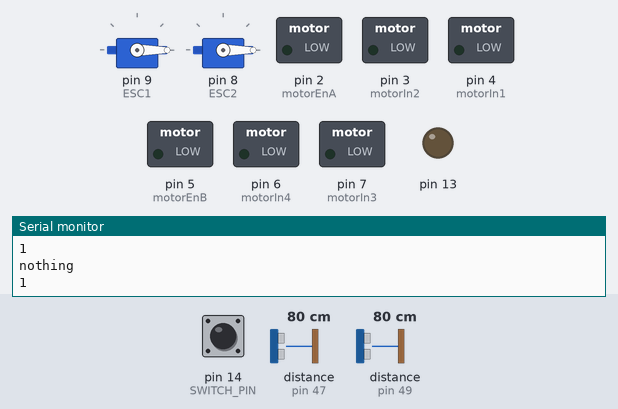
The sketch below on a simulated Arduino Mega 2560, built with avr-gcc and run on an emulated ATmega2560. Shown: 2 × servo, switched loads named in the sketch (green lamp = pin HIGH), output pins drawn as LEDs (lit = HIGH), the last lines printed to the serial monitor. Inputs (shaded band) come from the test bench; at power-on: pin 14 (SWITCH_PIN) HIGH, distance to the obstacle (sensors on pin 47, pin 49) 80 cm. The echo pulse lasts 58.3 µs per cm; pins used as bus, display or sensor lines are not drawn.

Above: at 0.8 s.
0.9 s: pin 14 (SWITCH_PIN) pulled LOW for 0.15 s
At 1.3 s:
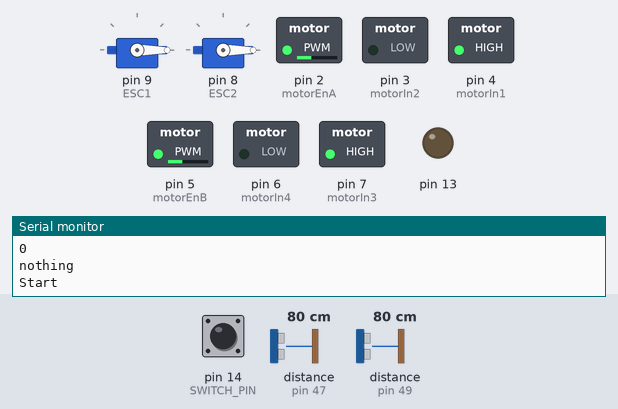
4.0 s: distance to the obstacle (sensor on pin 47) set to 45 cm
At 6.9 s:
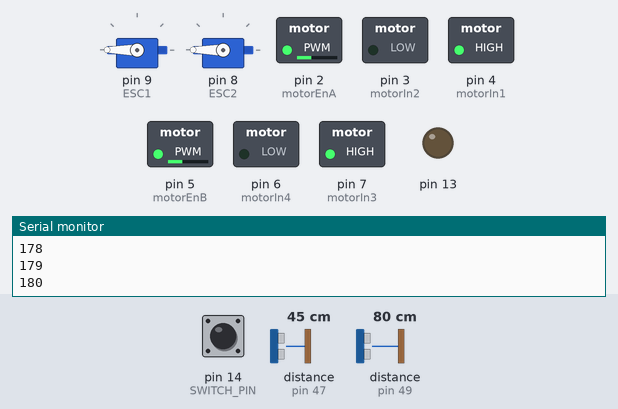
7.0 s: distance to the obstacle (sensor on pin 47) set to 38 cm
At 14.4 s:
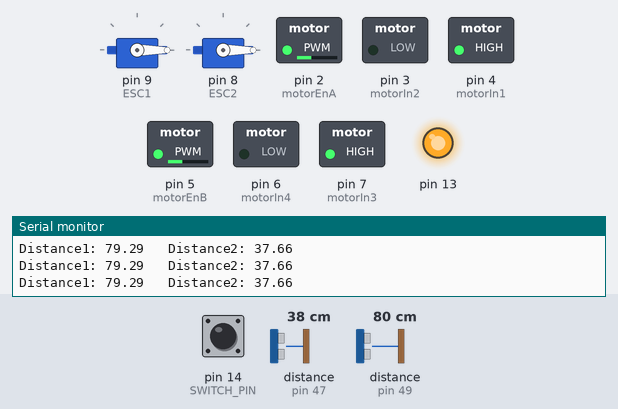
Timing chart, 0 to 18.3 s (numbered marks = the images above; inputs shaded):
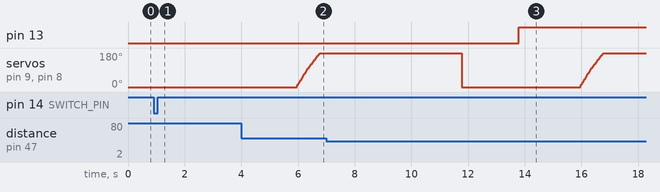

Measured:
- the behaviour switches between 41 and 40 cm on distance to the obstacle (sensor on pin 47) (found by bisection; images 2 and 3)
- after the input at 0.9 s, pin 2 (motorEnA), pin 5 (motorEnB): 0/255 → 90/255 at once; pin 4 (motorIn1), pin 7 (motorIn3): LOW → HIGH at once
- after the input at 7.0 s, pin 2 (motorEnA), pin 5 (motorEnB): stays 90/255 (without the input it goes to 0/255 after 10.9 s); pin 13: LOW → HIGH after 6.8 s

The sketch:

code.ino
```cpp
const int trigPin1 = 51;  // define the pin number for the first ultrasound sensor's trigger
const int echoPin1 = 49;  // define the pin number for the first ultrasound sensor's echo
const int trigPin2 = 45;  // define the pin number for the second ultrasound sensor's trigger
const int echoPin2 = 47;  // define the pin number for the second ultrasound sensor's echo
// defines variables
long duration;
int distance;

int motorIn1 = 4;
int motorIn2 = 3;
int motorEnA = 2;

int motorIn3 = 7;
int motorIn4 = 6;
int motorEnB = 5;
int i=1;
int limit = 5000;
int count = 1;

int fan = 0;

#include <Servo.h>
Servo ESC1; // create servo object to control the ESC
Servo ESC2;

int start_time = millis();

const int SWITCH_PIN = 14;

void setup() {

  ESC1.attach(9,1000,2000);
  ESC2.attach(8,1000,2000);
  ESC1.write(0); // Send the signal to the ESC
  ESC2.write(0);

  Serial.begin(9600);

  pinMode(trigPin1, OUTPUT);  // set the trigger pin of the first ultrasound sensor to output
  pinMode(echoPin1, INPUT);   // set the echo pin of the first ultrasound sensor to input
  pinMode(trigPin2, OUTPUT);  // set the trigger pin of the second ultrasound sensor to output
  pinMode(echoPin2, INPUT);   // set the echo pin of the second ultrasound sensor to input
  pinMode(13, OUTPUT);
  digitalWrite(13,LOW);

  pinMode(motorIn1, OUTPUT);
  pinMode(motorIn2, OUTPUT);
  pinMode(motorEnA, OUTPUT);

  pinMode(motorIn3, OUTPUT);
  pinMode(motorIn4, OUTPUT);
  pinMode(motorEnB, OUTPUT);

  pinMode(SWITCH_PIN, INPUT_PULLUP);  // set the switch pin as input with internal pull-up resistor
  Serial.begin(9600);  // initialize the serial communication for debugging purposes
  int switchState = digitalRead(SWITCH_PIN);
  while (switchState == 1){
    switchState = digitalRead(SWITCH_PIN);
    Serial.println(switchState);
    Serial.println("nothing");
    }
  Serial.println("Start");
  start_time = millis();

  digitalWrite(motorIn1, HIGH);
  digitalWrite(motorIn2, LOW);
  digitalWrite(motorIn3, HIGH);
  digitalWrite(motorIn4, LOW);
  analogWrite(motorEnA, 90);
  analogWrite(motorEnB, 90);
  delay(2000);


}

void loop(){


  int time = millis();
  int time_taken = time-start_time;

  if (time_taken<=limit){
    digitalWrite(trigPin1, LOW);  // set trigger pin to low
    delayMicroseconds(2);         // wait for 2 microseconds
    digitalWrite(trigPin1, HIGH); // set trigger pin to high
    delayMicroseconds(10);        // wait for 10 microseconds
    digitalWrite(trigPin1, LOW);  // set trigger pin to low
    long duration1 = pulseIn(echoPin1, HIGH);  // read the duration of the echo signal
    float distance1 = duration1 * 0.034 / 2;

    digitalWrite(trigPin2, LOW);  // set trigger pin to low
    delayMicroseconds(2);         // wait for 2 microseconds
    digitalWrite(trigPin2, HIGH); // set trigger pin to high
    delayMicroseconds(10);        // wait for 10 microseconds
    digitalWrite(trigPin2, LOW);  // set trigger pin to low
    long duration2 = pulseIn(echoPin2, HIGH);  // read the duration of the echo signal
    float distance2 = duration2 * 0.034 / 2;   // calculate distance based on duration
    Serial.print("Distance1: ");
    Serial.print(distance1);
    Serial.print("   Distance2: ");
    Serial.println(distance2);
    if (distance1 < 40 || distance2 < 40){
        fan=1;
        digitalWrite(13,HIGH);
      }
    digitalWrite(motorIn1, HIGH);
    digitalWrite(motorIn2, LOW);
    digitalWrite(motorIn3, HIGH);
    digitalWrite(motorIn4, LOW);
    analogWrite(motorEnA, 90);
    analogWrite(motorEnB, 90);
    ESC1.write(0);
    ESC2.write(0);
    count=1;
    }
  else{
    if (i==1){
      if(count==1){
        for(int i=0;i<=180;i++){
          ESC1.write(i); // Send the signal to the ESC
          ESC2.write(i);
          Serial.println(i);
          delay(2);
          }
        }
       count=0;
       ESC1.write(180);
       ESC2.write(180);
      delay(5000);
      ESC1.write(0);
      ESC2.write(0);
      delay(2000);
      fan=0;
      digitalWrite(13,LOW);
      limit = limit+10000;
      i=2;
      }
    else if(fan ==1){
      if(count==1){
        for(int i=0;i<=180;i++){
          ESC1.write(i); // Send the signal to the ESC
          ESC2.write(i);
          Serial.println(i);
          delay(2);
          }
        }
       count=0;
       ESC1.write(180);
       ESC2.write(180);
      delay(5000);
      ESC1.write(0);
      ESC2.write(0);
      delay(2000);
      fan=0;
      digitalWrite(13,LOW);
      limit = limit+10000;
      }


   else if(fan == 0){
      ESC1.write(0);
      ESC2.write(0);
      delay(2000);
      analogWrite(motorEnA, 0);
      analogWrite(motorEnB, 0);
      exit(0);
    }


}
}
```
